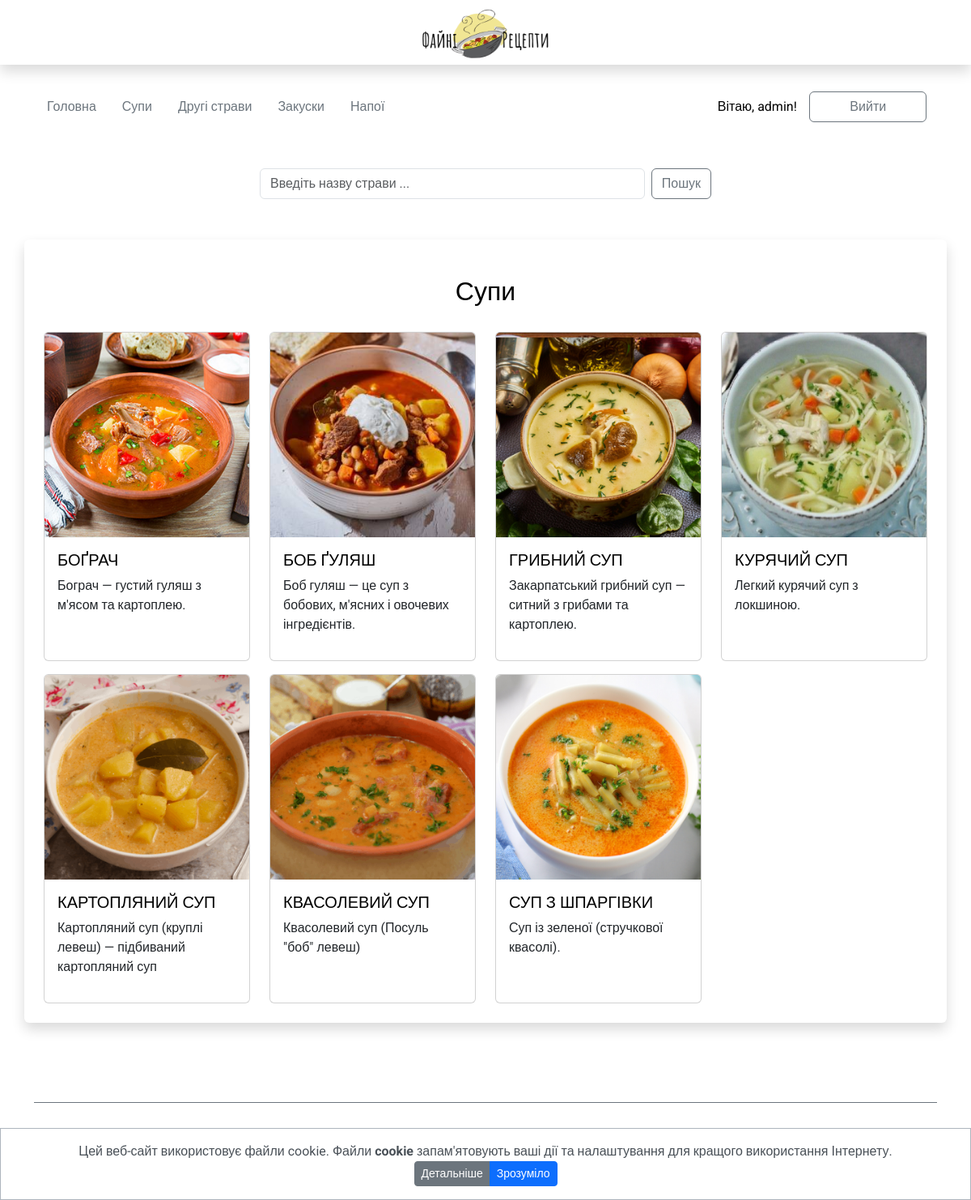
/soup (signed in), run on the app's committed database.
### my_apps/recipes_app/models.py (models this page shows, shortened)
class Recipes(models.Model):
    name = models.CharField('Назва страв', max_length=30, blank=True)
    food_type = models.CharField('Тип їжі', max_length=20, blank=True, default='')
    short_desc = models.TextField('Короткий опис', max_length=80, blank=True)
    img = models.ImageField(upload_to="media/", verbose_name='img', blank=True, null=True)
    text = RichTextUploadingField('Recipe', blank=True)

### my_apps/recipes_app/views.py (the view)
# urls.py: path('soup', soup_page, name='soup_page'),
def soup_page(request):
    soup = Recipes.objects.filter(food_type="soup")
    return render(request, 'soup_page.html', context={'soup': soup})

### my_apps/recipes_app/templates/soup_page.html
{% extends 'base.html' %}
{% load static %}
{% block content %}
<div class="recipe-item">
    <div class="container shadow p-4 mb-5 mt-5 bg-body rounded">
        <h1>Супи </h1>
        <div class="row gy-3">
            {% for i in soup %}
            <div class="col-lg-3 col-md-4 col-sm-6 col-6">
                <div class="card h-100 mb-3">
                    <a href="{{i.id}}"><img src="{{i.img.url}}" class="card-img-top" alt="..."></a>
                    <div class="card-body">
                    <a href="{{i.id}}">
                        <h5 class="card-title">{{i.name}}</h5>
                    </a>
                    <p class="card-text">{{i.short_desc}}</p>
                    </div>
                </div>
            </div>
            {% endfor %}
        </div>
    </div>
</div>
{% endblock content %}

### templates/base.html (shortened to what this page needs)
{% load static %}
<!DOCTYPE html>
<html lang="uk">
<head>
    <link href="https://cdn.jsdelivr.net/npm/bootstrap@5.3.0/dist/css/bootstrap.min.css" rel="stylesheet">
    <link rel="stylesheet" href="https://cdnjs.cloudflare.com/ajax/libs/normalize/8.0.1/normalize.min.css" />
    <link rel="stylesheet" type="text/css" href="{% static 'css/style.css' %}"/>
    <link rel="stylesheet" href="{% static 'ckeditor/ckeditor/content-style.css'%}" type="text/css">
</head>
<body>
    <div class="wrapper">
      <header class="header">
        <div class="container-fluid">
          <div class="logo shadow">
              <a class="logo-link" href="{% url 'index' %}">
                <img src="{% static 'img/logo.png' %}" alt="Logo" width="200" height="200" class="d-inline-block align-text-top">
              </a>
          </div>
        </div>
        <div class="container mt-4 header-second">
          <nav class="navbar menu">
              <div class="container-fluid">
                  <div class="menu-item col-xl-9 col-lg-9 col-md-8 col-sm-12">
                    <ul class="nav">
                      <li class="nav-item">
                          <a class="nav-link active" aria-current="page" href="{% url 'index' %}">Головна</a>
                      </li>
                      <li class="nav-item">
                        <a class="nav-link" href="{% url 'soup_page' %}">Супи</a>
                      </li>
                      <li class="nav-item">
                        <a class="nav-link" href="{% url 'dish_page' %}">Другі страви</a>
                      </li>
                      <li class="nav-item">
                        <a class="nav-link" href="{% url 'aperetize_page'%}">Закуски</a>
                      </li>
                      <li class="nav-item">
                        <a class="nav-link" href="{% url 'drink_page'%}">Напої</a>
                      </li>
                    </ul>
                  </div>
                  <div class="login-item col-xl-3 col-lg-3 col-md-4 col-sm-12">
                    {% if user.is_authenticated %}
                      <form method="link" action="{% url 'logout'%}" class="user-name">
                        <span>Вітаю, {{ user.username }}!</span>
                        <button type="submit" class="btn btn-outline-secondary fixed-width-btn">Вийти</button>
                      </form>
                    {% endif %}
                  </div>
              </div>
          </nav>
        </div>
      </header>
      <main class="main">
        <div class="search mt-5">
          <center>
            <div class="container">
              <div class="search">
                <div class="raw">
                  <div class="col-6">
                    <form class="d-flex" method=POST action="{% url 'search_page' %}">
                      <input class="form-control me-2" type="search" placeholder="Введіть назву страви ..." aria-label="Search" name="searched" value="{{searched|upper}}">
                      <button class="btn btn-outline-secondary" type="submit">Пошук</button>
                    </form>
                  </div>
                </div>
              </div>
            </div>
          </center>
        </div>
        <div class="content mt-5">
          {% block content %}
          {% endblock content %}
        </div>
        <div id="cb-cookie-banner" class="alert alert-dark text-center mb-0" role="alert" style="background-color: #ffffff">
          Цей веб-сайт використовує файли cookie. Файли <b>cookie</b> запам'ятовують ваші дії та налаштування для кращого використання Інтернету.
          <div class="btn-group">
            <a href="{% url 'cookies'%}" class="btn btn-secondary btn-sm">Детальніше</a>
            <button type="button" class="btn btn-primary btn-sm" onclick="window.cb_hideCookieBanner()">Зрозуміло</button>
          </div>
        </div>
      </main>
      <footer class="footer">
          <div class="container">
              <div class="footer-menu">
                  <div class="container">
                      <div class="col-12 footer_links">
                          <ul class="nav justify-content-center">
                              <li class="nav-item">
                                  <a class="nav-link active" aria-current="page" href="{% url 'index' %}">Головна</a>
                              </li>
                              <li class="nav-item">
                                <a class="nav-link" href="{% url 'soup_page' %}">Супи</a>
                              </li>
                              <li class="nav-item">
                                <a class="nav-link" href="{% url 'dish_page' %}">Другі страви</a>
                              </li>
                              <li class="nav-item">
                                <a class="nav-link" href="{% url 'aperetize_page'%}">Закуски</a>
                              </li>
                              <li class="nav-item">
                                <a class="nav-link" href="{% url 'drink_page'%}">Напої</a>
                              </li>
                          </ul>
                          <div class="about-politic">
                            <span><a href="{% url 'cookies' %}">Політика конфіденційності</a></span>
                          </div>
                          <div class="col-12 footer-rights">
                            <span>Файні Рецепти(c) <a class="nav-link" href="https://www.linkedin.com/in/liudvyk-dodi-b73583151/">ludvig_dodi 2023</a></span>
                          </div>
                      </div>
                  </div>
              </div>
          </div>
      </footer>
    </div>
</body>
</html>

### static/css/style.css (style rules this page uses)
html, body { height: 100%; color: #000000; font-family: 'Roboto', sans-serif; font-size: 1rem; }
body a { text-decoration: none; color: #000000; }
body img { padding: 0; margin: 0; max-width:100%; max-height: 100%; }
body h1, h3 { text-align: center; margin-bottom: 30px; }
.wrapper { min-height: 100%; display: flex; flex-direction: column; }
.main { flex: 1 1 auto; padding: 0 15px; }
.fixed-width-btn { width: 145px; margin-right: 5px; }
.container-fluid { padding: 0; }
.logo { display: flex; flex-direction: row; justify-content: center; align-items: center; margin: 0; height: 80px; font-family: 'Amatic SC', cursive; font-size: 1.5rem; }
.nav-link { text-decoration: none; color: #6c757d; }
form.user-name { display: flex; flex-direction: row; align-items: center; justify-content: space-around; }
.recipe-item { margin-top: 50px; }
.footer { height: 100px; margin-top: 50px; }
.footer-menu>.container { display: flex; flex-direction: column; justify-content: space-around; align-items: center; border-top: 1px solid #6c757d; padding-top: 20px; }
.footer-rights { text-align: center; margin-top: 10px; font-size: smaller; }
.footer-rights a { display: inline-block; }
.about-politic { text-align: center; margin-top: 10px; font-size: smaller; }
#cb-cookie-banner { position: fixed; bottom: 0; left: 0; width: 100%; z-index: 999; border-radius: 0; display: none; }

### data on the page
Recipes: img (picture), name "БОҐРАЧ", short_desc "Бограч — густий гуляш з м'ясом та картоплею."
Recipes: img (picture), name "БОБ ҐУЛЯШ", short_desc "Боб гуляш — це суп з бобових, м'ясних і овочевих інгредієнтів."
Recipes: img (picture), name "ГРИБНИЙ СУП", short_desc "Закарпатський грибний суп — ситний з грибами та картоплею."
Recipes: img (picture), name "КУРЯЧИЙ СУП", short_desc "Легкий курячий суп з локшиною."
Recipes: img (picture), name "КАРТОПЛЯНИЙ СУП", short_desc "Картопляний суп (круплі левеш) — підбиваний картопляний суп"
Recipes: img (picture), name "КВАСОЛЕВИЙ СУП", short_desc "Квасолевий суп (Посуль \"боб\" левеш)"
Recipes: img (picture), name "СУП З ШПАРГІВКИ", short_desc "Суп із зеленої (стручкової квасолі)."

### other printed values
{{ user.username }} "admin"
